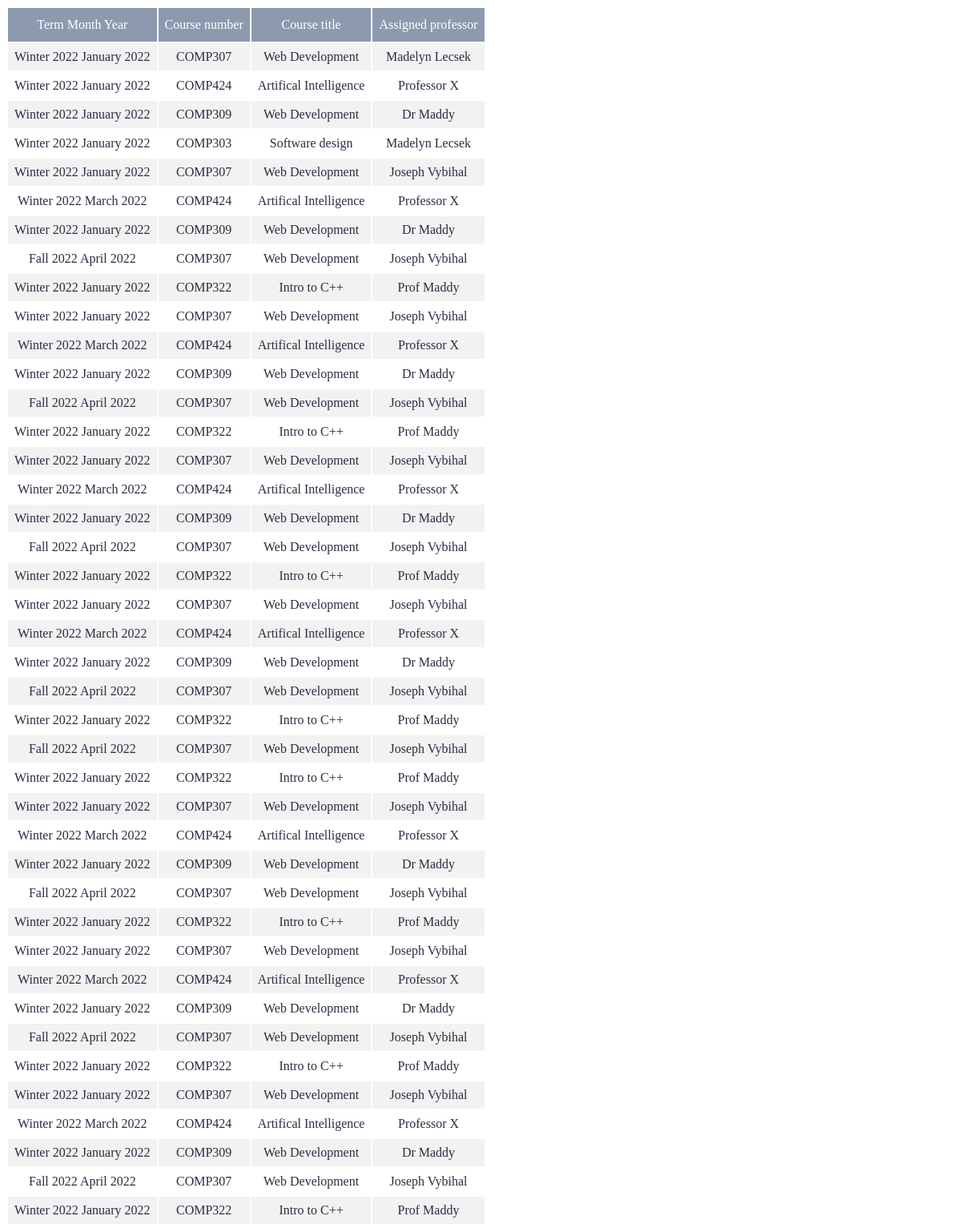
Before: /displayCoursesAndProfsTable.php with the older database file.
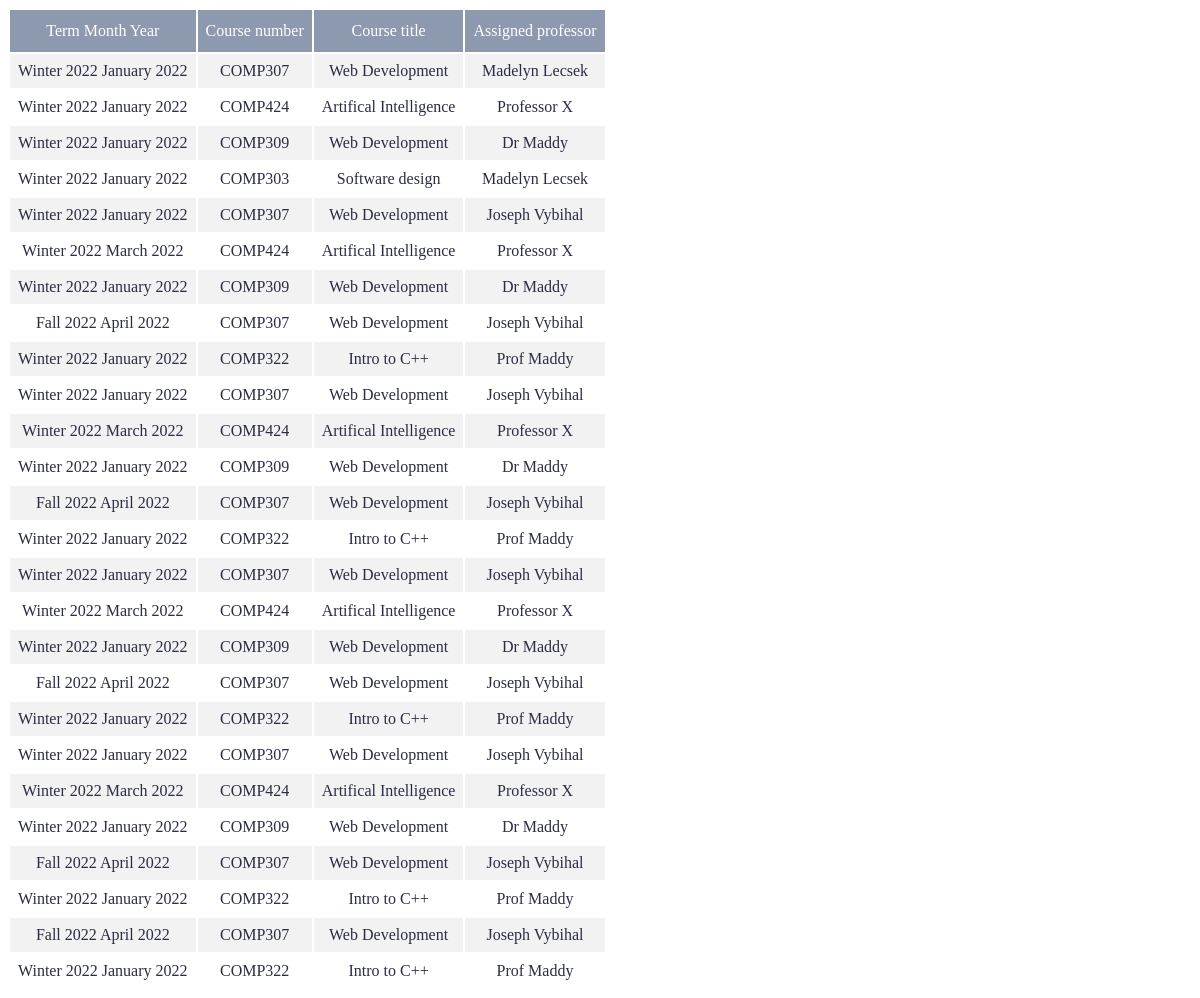
After: the same page with the newer database file.
### tables this page shows
CREATE TABLE "assignedProfs" (
	"term_month_year"	TEXT,
	"course_num"	TEXT,
	"course_name"	TEXT,
	"instructor_assigned_name"	TEXT
);

### displayCoursesAndProfsTable.php (the view, shortened to what this page needs)
<?php
    $db = new SQLite3("../STARboard.db", SQLITE3_OPEN_READWRITE);
    $query = $db->prepare('SELECT * FROM assignedProfs');
    $result = $query->execute();
    echo "<div class = 'report' >";
    echo "<table id='allTAReportTable'>";
    echo "<tr>";
    echo "<th>Term Month Year</th>";
    echo "<th>Course number</th>";
    echo "<th>Course title</th>";
    echo "<th>Assigned professor</th>";
    echo "</tr>";
    while ($row = $result->fetchArray(SQLITE3_ASSOC))
    {
        echo "<tr>";
        echo "<td>". $row['term_month_year'] . "</td>";
        echo "<td>". $row['course_num'] . "</td>";
        echo "<td>". $row['course_name'] . "</td>";
        echo "<td>". $row['instructor_assigned_name'] . "</td>";
        echo "</tr>";
    }
    echo "</table>";
    echo "</div>";
?>

### displayCoursesAndProfsTable.php (style rules this page uses)
.report { overflow-x: auto; }
#allTAReportTable td, #allTAReportTable th { padding: 8px; text-align: center; color: #2b2d42; }
#allTAReportTable tr:nth-child(even) { background-color: #f2f2f2; }
#allTAReportTable th { padding-top: 12px; padding-bottom: 12px; text-align: left; background-color: #8d99ae; color: white; text-align: center; font-weight: 400; }

Changed rows visible on the page:
removed assignedprofs: term_month_year "Winter 2022 January 2022", course_num "COMP307", course_name "Web Development", instructor_assigned_name "Joseph Vybihal"
removed assignedprofs: term_month_year "Winter 2022 March 2022", course_num "COMP424", course_name "Artifical Intelligence", instructor_assigned_name "Professor X"
removed assignedprofs: term_month_year "Winter 2022 January 2022", course_num "COMP309", course_name "Web Development", instructor_assigned_name "Dr Maddy"
removed assignedprofs: term_month_year "Fall 2022 April 2022", course_num "COMP307", course_name "Web Development", instructor_assigned_name "Joseph Vybihal"
removed assignedprofs: term_month_year "Winter 2022 January 2022", course_num "COMP322", course_name "Intro to C++", instructor_assigned_name "Prof Maddy"
removed assignedprofs: term_month_year "Winter 2022 January 2022", course_num "COMP307", course_name "Web Development", instructor_assigned_name "Joseph Vybihal"
removed assignedprofs: term_month_year "Winter 2022 March 2022", course_num "COMP424", course_name "Artifical Intelligence", instructor_assigned_name "Professor X"
removed assignedprofs: term_month_year "Winter 2022 January 2022", course_num "COMP309", course_name "Web Development", instructor_assigned_name "Dr Maddy"
removed assignedprofs: term_month_year "Fall 2022 April 2022", course_num "COMP307", course_name "Web Development", instructor_assigned_name "Joseph Vybihal"
removed assignedprofs: term_month_year "Winter 2022 January 2022", course_num "COMP322", course_name "Intro to C++", instructor_assigned_name "Prof Maddy"
removed assignedprofs: term_month_year "Winter 2022 January 2022", course_num "COMP307", course_name "Web Development", instructor_assigned_name "Joseph Vybihal"
removed assignedprofs: term_month_year "Winter 2022 March 2022", course_num "COMP424", course_name "Artifical Intelligence", instructor_assigned_name "Professor X"
removed assignedprofs: term_month_year "Winter 2022 January 2022", course_num "COMP309", course_name "Web Development", instructor_assigned_name "Dr Maddy"
removed assignedprofs: term_month_year "Fall 2022 April 2022", course_num "COMP307", course_name "Web Development", instructor_assigned_name "Joseph Vybihal"
removed assignedprofs: term_month_year "Winter 2022 January 2022", course_num "COMP322", course_name "Intro to C++", instructor_assigned_name "Prof Maddy"
